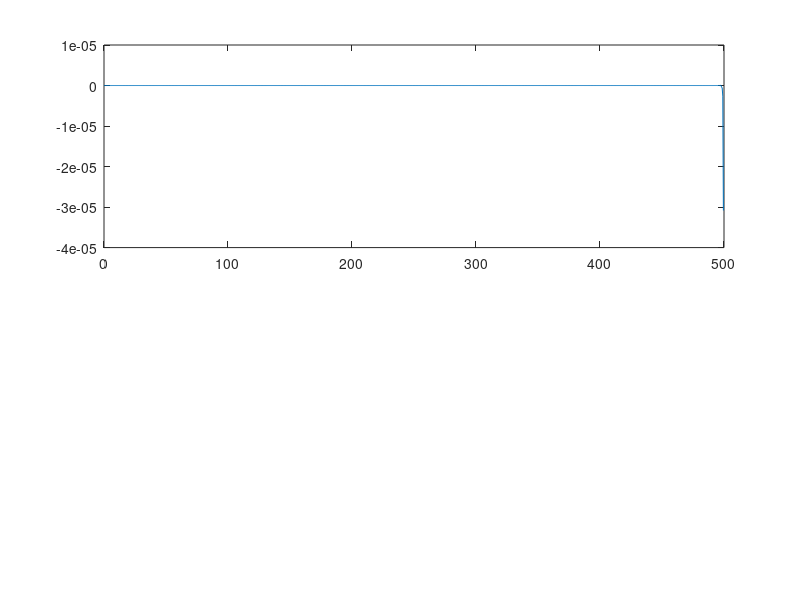

MATLAB code for this plot: (Note: this script raises an error after producing the figure.)
clear all;
close all;
clc;
% Gegebene Spezifikationen
fs = 1000; % Abtastfrequenz in Hz
fc = 400; % Grenzfrequenz in Hz
N = 4; % Filterordnung
% 1. Prewarping der Grenzfrequenz
 
Ts = 1/fs; % Abtastperiode
 
% TODO:
%fc_analog = ...
fc_analog = tan(pi*fc*Ts)/(pi*Ts)
% 2. Entwurf des analogen Butterworth-Filters und Bilinear Trafo um
% digitales Filter zu erhalten
[z, p, k] = butter(N, 2*pi*fc_analog, 's');
[zd, pd, kd] = bilinear(z, p, k, fs);
[bz, az] = zp2tf(zd, pd, kd);
% 4. Frequenzantwort des digitalen Filters
[H, f] = freqz(bz, az, 1024, fs);
% 5. Plot der Frequenzantwort
figure;
subplot(2,1,1);
plot(f, 20*log10(abs(H))); hold on; % Magnitude in dB
yline(-3, 'r:', "LineWidth", 1);
title('Frequenzantwort des digitalen Butterworth-Filters');
xlabel('Frequenz (Hz)');
ylabel('Magnitude (dB)');
grid on;
xlim([0 fs/2]);
subplot(2,1,2);
plot(f, unwrap(angle(H))*180/pi); % Phase in Grad
xlabel('Frequenz (Hz)');
ylabel('Phase (Grad)');
grid on;
xlim([0 fs/2]);
[~, idx] = min(abs(20*log10(abs(H)) + 3));
fprintf('Actual -3 dB frequency: %.2f Hz (target: %.2f Hz)\n', f(idx), fc);
